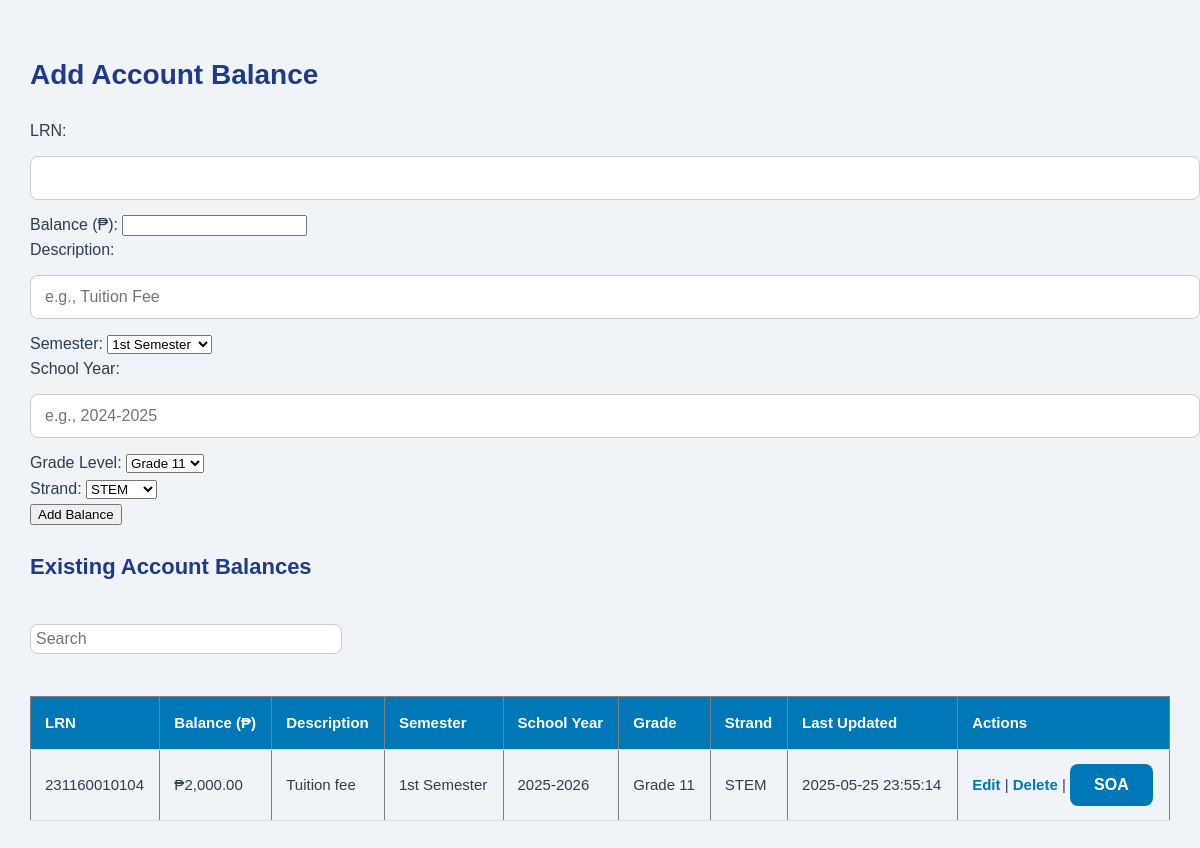
The page /balance.php on the database as committed earlier.
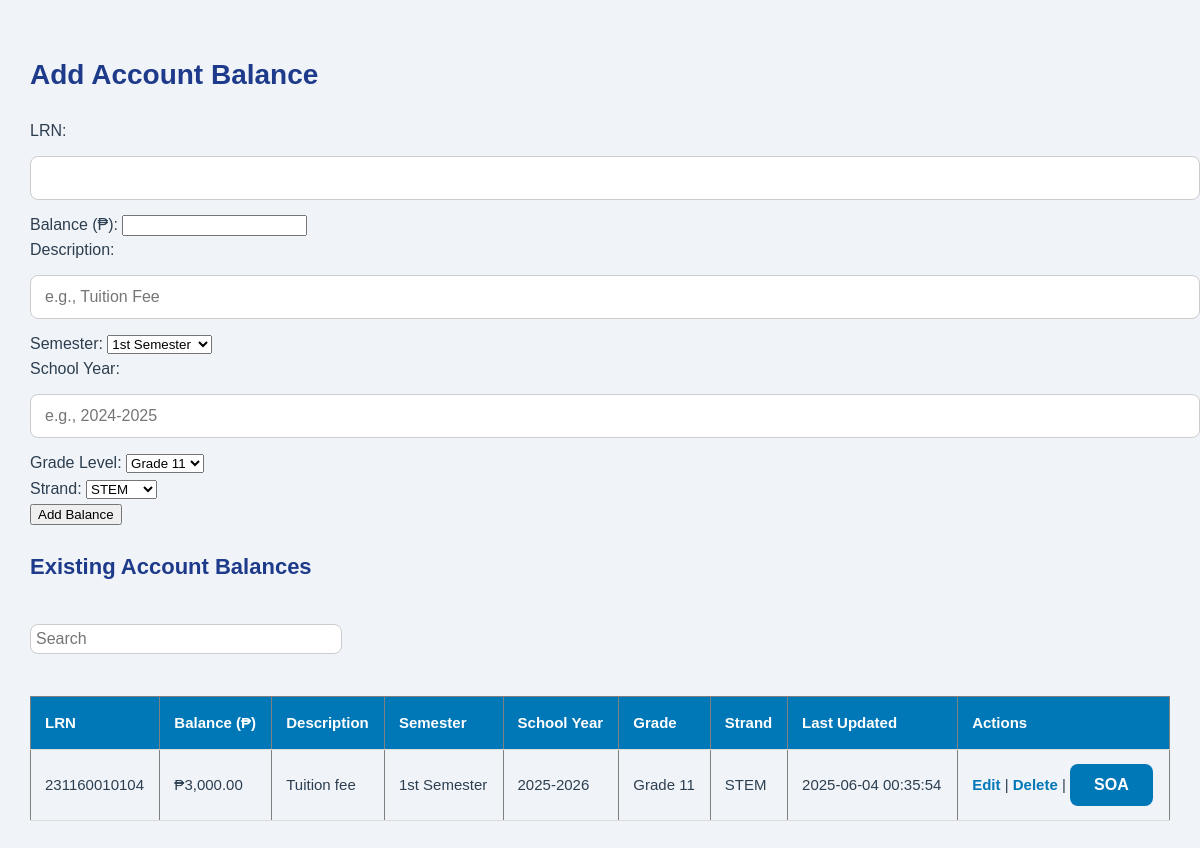
The same page on the database as committed later.
### tables this page shows
CREATE TABLE `account_balance` (
  `id` int(11) NOT NULL,
  `student_id` bigint(50) NOT NULL,
  `balance` varchar(50) NOT NULL,
  `description` varchar(255) DEFAULT NULL,
  `semester` varchar(50) DEFAULT NULL,
  `school_year` varchar(20) DEFAULT NULL,
  `grade_level` varchar(10) DEFAULT NULL,
  `strand` varchar(50) DEFAULT NULL,
  `date_updated` datetime DEFAULT current_timestamp() ON UPDATE current_timestamp()
);

### balance.php (the view, shortened to what this page needs)
<?php
include 'db.php';
?>
<!DOCTYPE html>
<html lang="en">
<head>
    <link rel="stylesheet" href="css/admin.css">
</head>
<body>
<h2>Add Account Balance</h2>
<form method="POST" action="balance.php">
    LRN: <input type="text" name="student_id" required><br>
    Balance (₱): <input type="number" step="0.01" name="balance" required><br>
    Description: <input type="text" name="description" placeholder="e.g., Tuition Fee" required><br>
    Semester:
    <select name="semester" required>
        <option value="1st Semester">1st Semester</option>
    </select><br>
    School Year: <input type="text" name="school_year" placeholder="e.g., 2024-2025" required><br>
    Grade Level:
    <select name="grade_level" required>
        <option value="Grade 11">Grade 11</option>
    </select><br>
    Strand:
    <select name="strand" required>
        <option value="STEM">STEM</option>
    </select><br>
    <input type="submit" value="Add Balance">
</form>
<h3>Existing Account Balances</h3>
<input type="text" id="searchInput" placeholder="Search" style="margin-top: 20px; padding: 5px; width: 300px;">
<table border="1" cellpadding="5">
<tr>
    <th>LRN</th>
    <th>Balance (₱)</th>
    <th>Description</th>
    <th>Semester</th>
    <th>School Year</th>
    <th>Grade</th>
    <th>Strand</th>
    <th>Last Updated</th>
    <th>Actions</th>
</tr>
<?php
$result = $conn->query("SELECT * FROM account_balance");
while ($row = $result->fetch_assoc()) {
    $student_id = htmlspecialchars($row['student_id']);
    $balance = number_format($row['balance'], 2);
    $balance_raw = htmlspecialchars($row['balance']);
    $description = htmlspecialchars($row['description']);
    $semester = htmlspecialchars($row['semester']);
    $school_year = htmlspecialchars($row['school_year']);
    $grade_level = htmlspecialchars($row['grade_level']);
    $strand = htmlspecialchars($row['strand']);
    $date_updated = htmlspecialchars($row['date_updated']);
    echo "<tr>
        <td>{$student_id}</td>
        <td>₱{$balance}</td>
        <td>{$description}</td>
        <td>{$semester}</td>
        <td>{$school_year}</td>
        <td>{$grade_level}</td>
        <td>{$strand}</td>
        <td>{$date_updated}</td>
        <td>
            <a href=\"#\" class=\"edit-balance\" data-id=\"{$student_id}\">Edit</a> |
            <a href='balance.php?delete=" . urlencode($student_id) . "' onclick=\"return confirm('Delete this balance?')\">Delete</a> |
            <button type='button' onclick='generateSOA(\"{$student_id}\", \"{$balance_raw}\", \"{$description}\", \"{$semester}\", \"{$school_year}\", \"{$grade_level}\", \"{$strand}\")'>SOA</button>
        </td>
    </tr>";
}
?>
</table>
</body>
</html>

Rows that differ between the two databases and show on the page:
changed account_balance "Tuition fee": balance "2,000.00" → "3,000.00"; date_updated "2025-05-25 23:55:14" → "2025-06-04 00:35:54"
